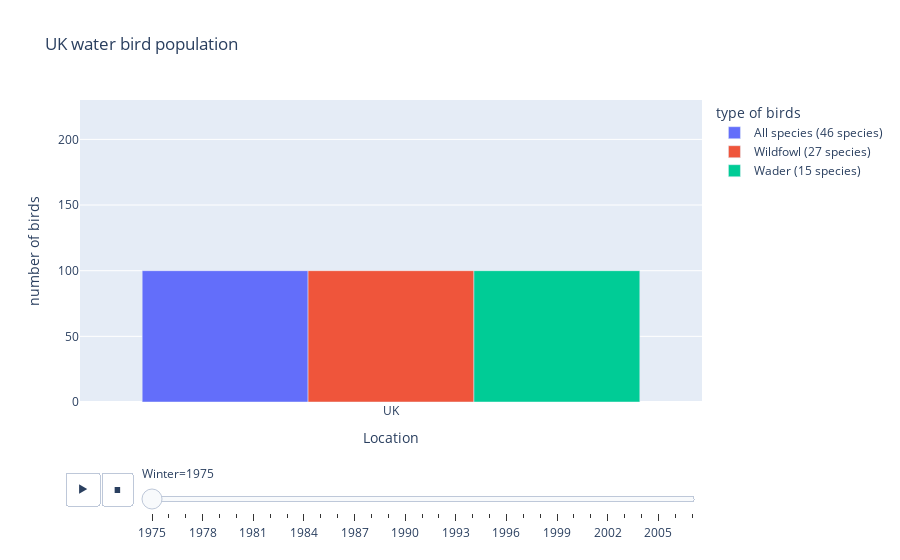

Notebook code for this chart:
### Code cell
fig = px.bar(plot_df, x='Location', y=birdspecies, animation_frame='Winter', 
             labels={'variable':'type of birds', 'value':'number of birds'}, 
             barmode='group',range_y=[0, 230], title='UK water bird population')
fig.show()

### Figure 1 — Plotly figure (JSON) as saved in the notebook; plotly's stock layout.template omitted (floating-point values rounded to 4 significant figures)
{"data": [{"alignmentgroup": "True", "hovertemplate": "type of birds=All species (46 species)<br>Winter=1975<br>Location=%{x}<br>number of birds=%{y}<extra></extra>", "legendgroup": "All species (46 species)", "marker": {"color": "#636efa", "pattern": {"shape": ""}}, "name": "All species (46 species)", "offsetgroup": "All species (46 species)", "orientation": "v", "showlegend": true, "textposition": "auto", "type": "bar", "x": ["UK"], "xaxis": "x", "y": [100], "yaxis": "y"}, {"alignmentgroup": "True", "hovertemplate": "type of birds=Wildfowl (27 species)<br>Winter=1975<br>Location=%{x}<br>number of birds=%{y}<extra></extra>", "legendgroup": "Wildfowl (27 species)", "marker": {"color": "#EF553B", "pattern": {"shape": ""}}, "name": "Wildfowl (27 species)", "offsetgroup": "Wildfowl (27 species)", "orientation": "v", "showlegend": true, "textposition": "auto", "type": "bar", "x": ["UK"], "xaxis": "x", "y": [100], "yaxis": "y"}, {"alignmentgroup": "True", "hovertemplate": "type of birds=Wader (15 species)<br>Winter=1975<br>Location=%{x}<br>number of birds=%{y}<extra></extra>", "legendgroup": "Wader (15 species)", "marker": {"color": "#00cc96", "pattern": {"shape": ""}}, "name": "Wader (15 species)", "offsetgroup": "Wader (15 species)", "orientation": "v", "showlegend": true, "textposition": "auto", "type": "bar", "x": ["UK"], "xaxis": "x", "y": [100], "yaxis": "y"}], "layout": {"barmode": "group", "legend": {"title": {"text": "type of birds"}, "tracegroupgap": 0}, "sliders": [{"active": 0, "currentvalue": {"prefix": "Winter="}, "len": 0.9, "pad": {"b": 10, "t": 60}, "steps": [{"args": [["1975"], {"frame": {"duration": 0, "redraw": true}, "fromcurrent": true, "mode": "immediate", "transition": {"duration": 0, "easing": "linear"}}], "label": "1975", "method": "animate"}, {"args": [["1976"], {"frame": {"duration": 0, "redraw": true}, "fromcurrent": true, "mode": "immediate", "transition": {"duration": 0, "easing": "linear"}}], "label": "1976", "method": "animate"}, {"args": [["1977"], {"frame": {"duration": 0, "redraw": true}, "fromcurrent": true, "mode": "immediate", "transition": {"duration": 0, "easing": "linear"}}], "label": "1977", "method": "animate"}, {"args": [["1978"], {"frame": {"duration": 0, "redraw": true}, "fromcurrent": true, "mode": "immediate", "transition": {"duration": 0, "easing": "linear"}}], "label": "1978", "method": "animate"}, {"args": [["1979"], {"frame": {"duration": 0, "redraw": true}, "fromcurrent": true, "mode": "immediate", "transition": {"duration": 0, "easing": "linear"}}], "label": "1979", "method": "animate"}, {"args": [["1980"], {"frame": {"duration": 0, "redraw": true}, "fromcurrent": true, "mode": "immediate", "transition": {"duration": 0, "easing": "linear"}}], "label": "1980", "method": "animate"}, {"args": [["1981"], {"frame": {"duration": 0, "redraw": true}, "fromcurrent": true, "mode": "immediate", "transition": {"duration": 0, "easing": "linear"}}], "label": "1981", "method": "animate"}, {"args": [["1982"], {"frame": {"duration": 0, "redraw": true}, "fromcurrent": true, "mode": "immediate", "transition": {"duration": 0, "easing": "linear"}}], "label": "1982", "method": "animate"}, {"args": [["1983"], {"frame": {"duration": 0, "redraw": true}, "fromcurrent": true, "mode": "immediate", "transition": {"duration": 0, "easing": "linear"}}], "label": "1983", "method": "animate"}, {"args": [["1984"], {"frame": {"duration": 0, "redraw": true}, "fromcurrent": true, "mode": "immediate", "transition": {"duration": 0, "easing": "linear"}}], "label": "1984", "method": "animate"}, {"args": [["1985"], {"frame": {"duration": 0, "redraw": true}, "fromcurrent": true, "mode": "immediate", "transition": {"duration": 0, "easing": "linear"}}], "label": "1985", "method": "animate"}, {"args": [["1986"], {"frame": {"duration": 0, "redraw": true}, "fromcurrent": true, "mode": "immediate", "transition": {"duration": 0, "easing": "linear"}}], "label": "1986", "method": "animate"}, {"args": [["1987"], {"frame": {"duration": 0, "redraw": true}, "fromcurrent": true, "mode": "immediate", "transition": {"duration": 0, "easing": "linear"}}], "label": "1987", "method": "animate"}, {"args": [["1988"], {"frame": {"duration": 0, "redraw": true}, "fromcurrent": true, "mode": "immediate", "transition": {"duration": 0, "easing": "linear"}}], "label": "1988", "method": "animate"}, {"args": [["1989"], {"frame": {"duration": 0, "redraw": true}, "fromcurrent": true, "mode": "immediate", "transition": {"duration": 0, "easing": "linear"}}], "label": "1989", "method": "animate"}, {"args": [["1990"], {"frame": {"duration": 0, "redraw": true}, "fromcurrent": true, "mode": "immediate", "transition": {"duration": 0, "easing": "linear"}}], "label": "1990", "method": "animate"}, {"args": [["1991"], {"frame": {"duration": 0, "redraw": true}, "fromcurrent": true, "mode": "immediate", "transition": {"duration": 0, "easing": "linear"}}], "label": "1991", "method": "animate"}, {"args": [["1992"], {"frame": {"duration": 0, "redraw": true}, "fromcurrent": true, "mode": "immediate", "transition": {"duration": 0, "easing": "linear"}}], "label": "1992", "method": "animate"}, {"args": [["1993"], {"frame": {"duration": 0, "redraw": true}, "fromcurrent": true, "mode": "immediate", "transition": {"duration": 0, "easing": "linear"}}], "label": "1993", "method": "animate"}, {"args": [["1994"], {"frame": {"duration": 0, "redraw": true}, "fromcurrent": true, "mode": "immediate", "transition": {"duration": 0, "easing": "linear"}}], "label": "1994", "method": "animate"}, {"args": [["1995"], {"frame": {"duration": 0, "redraw": true}, "fromcurrent": true, "mode": "immediate", "transition": {"duration": 0, "easing": "linear"}}], "label": "1995", "method": "animate"}, {"args": [["1996"], {"frame": {"duration": 0, "redraw": true}, "fromcurrent": true, "mode": "immediate", "transition": {"duration": 0, "easing": "linear"}}], "label": "1996", "method": "animate"}, {"args": [["1997"], {"frame": {"duration": 0, "redraw": true}, "fromcurrent": true, "mode": "immediate", "transition": {"duration": 0, "easing": "linear"}}], "label": "1997", "method": "animate"}, {"args": [["1998"], {"frame": {"duration": 0, "redraw": true}, "fromcurrent": true, "mode": "immediate", "transition": {"duration": 0, "easing": "linear"}}], "label": "1998", "method": "animate"}, {"args": [["1999"], {"frame": {"duration": 0, "redraw": true}, "fromcurrent": true, "mode": "immediate", "transition": {"duration": 0, "easing": "linear"}}], "label": "1999", "method": "animate"}, {"args": [["2000"], {"frame": {"duration": 0, "redraw": true}, "fromcurrent": true, "mode": "immediate", "transition": {"duration": 0, "easing": "linear"}}], "label": "2000", "method": "animate"}, {"args": [["2001"], {"frame": {"duration": 0, "redraw": true}, "fromcurrent": true, "mode": "immediate", "transition": {"duration": 0, "easing": "linear"}}], "label": "2001", "method": "animate"}, {"args": [["2002"], {"frame": {"duration": 0, "redraw": true}, "fromcurrent": true, "mode": "immediate", "transition": {"duration": 0, "easing": "linear"}}], "label": "2002", "method": "animate"}, {"args": [["2003"], {"frame": {"duration": 0, "redraw": true}, "fromcurrent": true, "mode": "immediate", "transition": {"duration": 0, "easing": "linear"}}], "label": "2003", "method": "animate"}, {"args": [["2004"], {"frame": {"duration": 0, "redraw": true}, "fromcurrent": true, "mode": "immediate", "transition": {"duration": 0, "easing": "linear"}}], "label": "2004", "method": "animate"}, {"args": [["2005"], {"frame": {"duration": 0, "redraw": true}, "fromcurrent": true, "mode": "immediate", "transition": {"duration": 0, "easing": "linear"}}], "label": "2005", "method": "animate"}, {"args": [["2006"], {"frame": {"duration": 0, "redraw": true}, "fromcurrent": true, "mode": "immediate", "transition": {"duration": 0, "easing": "linear"}}], "label": "2006", "method": "animate"}, {"args": [["2007"], {"frame": {"duration": 0, "redraw": true}, "fromcurrent": true, "mode": "immediate", "transition": {"duration": 0, "easing": "linear"}}], "label": "2007", "method": "animate"}], "x": 0.1, "xanchor": "left", "y": 0, "yanchor": "top"}], "title": {"text": "UK water bird population"}, "updatemenus": [{"buttons": [{"args": [null, {"frame": {"duration": 500, "redraw": true}, "fromcurrent": true, "mode": "immediate", "transition": {"duration": 500, "easing": "linear"}}], "label": "&#9654;", "method": "animate"}, {"args": [[null], {"frame": {"duration": 0, "redraw": true}, "fromcurrent": true, "mode": "immediate", "transition": {"duration": 0, "easing": "linear"}}], "label": "&#9724;", "method": "animate"}], "direction": "left", "pad": {"r": 10, "t": 70}, "showactive": false, "type": "buttons", "x": 0.1, "xanchor": "right", "y": 0, "yanchor": "top"}], "xaxis": {"anchor": "y", "domain": [0, 1], "title": {"text": "Location"}}, "yaxis": {"anchor": "x", "domain": [0, 1], "range": [0, 230], "title": {"text": "number of birds"}}}}
